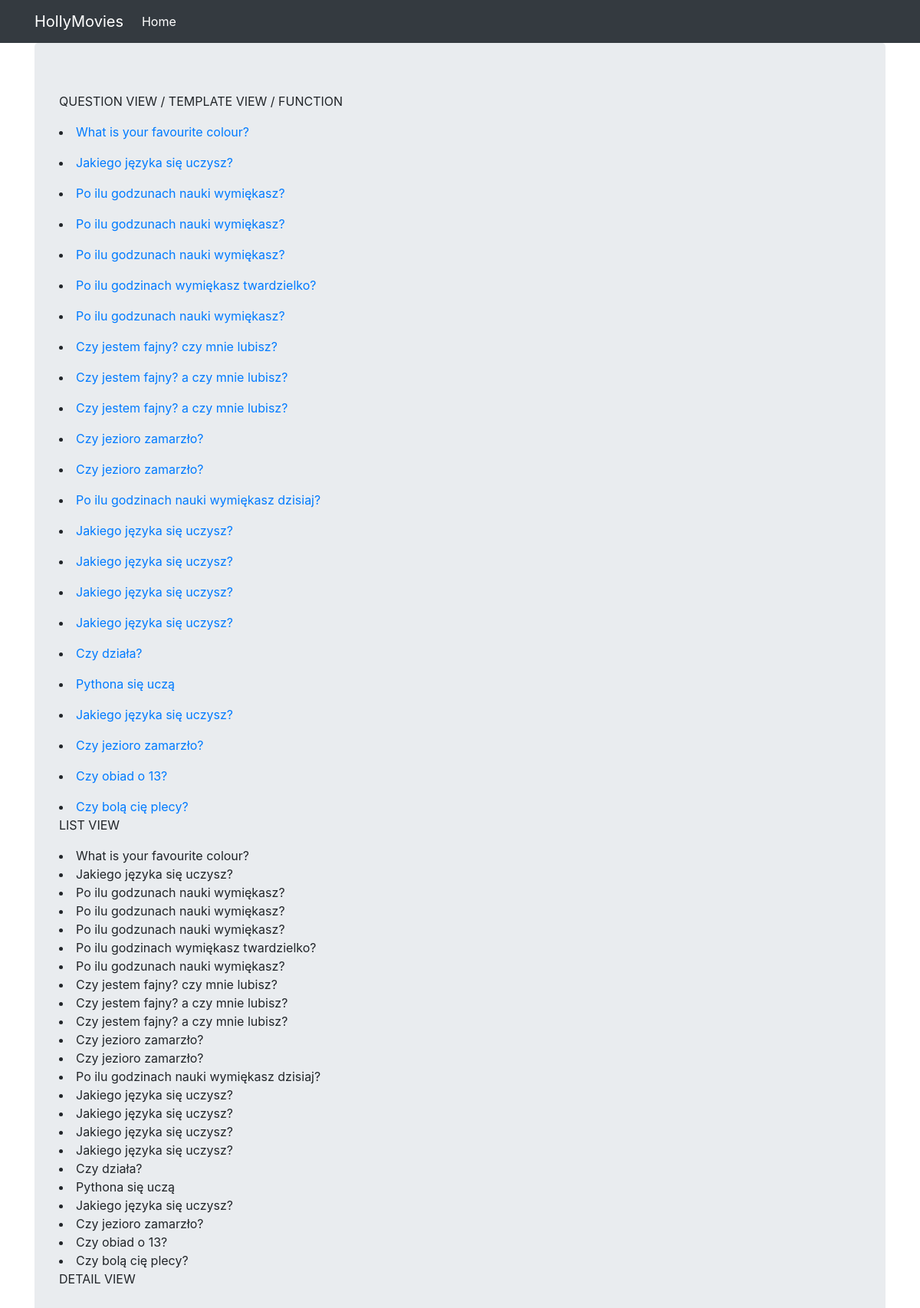
The app's page /polls/question-list-view with its own data.
### polls/models.py (models this page shows, shortened)
class Question(models.Model):
    question_text = models.CharField(max_length=250)
    pub_date = models.DateTimeField()

### polls/views.py (the view)
# urls.py: path('question-list-view', QuestionListView.as_view(), name="question_list_view"),
class QuestionListView(ListView):
    model = Question
    template_name = "my_questions.html"

### polls/templates/my_questions.html (shortened to what this page needs)
{% extends "base.html" %}
{% load static %}
{% block content %}
    <p>QUESTION VIEW / TEMPLATE VIEW / FUNCTION</p>
    {% for q in object_list %}
    <p><li><a href="{% url "polls:my-question-detail-view" pk=q.pk %}"> {{ q.question_text }}</a></li>
    {% endfor %}
    <p>LIST VIEW</p>
    {% for q in object_list %}
        <li>{{ q.question_text }}</li>
    {% endfor %}
DETAIL VIEW
{% endblock %}

### records on screen
Question: question_text "What is your favourite colour?"
Question: question_text "Jakiego języka się uczysz?"
Question: question_text "Po ilu godzunach nauki wymiękasz?"
Question: question_text "Po ilu godzunach nauki wymiękasz?"
Question: question_text "Po ilu godzunach nauki wymiękasz?"
Question: question_text "Po ilu godzinach wymiękasz twardzielko?"
Question: question_text "Po ilu godzunach nauki wymiękasz?"
Question: question_text "Czy jestem fajny? czy mnie lubisz?"
Question: question_text "Czy jestem fajny? a czy mnie lubisz?"
Question: question_text "Czy jestem fajny? a czy mnie lubisz?"
Question: question_text "Czy jezioro zamarzło?"
Question: question_text "Czy jezioro zamarzło?"
Question: question_text "Po ilu godzinach nauki wymiękasz dzisiaj?"
Question: question_text "Jakiego języka się uczysz?"
Question: question_text "Jakiego języka się uczysz?"
Question: question_text "Jakiego języka się uczysz?"
Question: question_text "Jakiego języka się uczysz?"
Question: question_text "Czy działa?"
Question: question_text "Pythona się uczą"
Question: question_text "Jakiego języka się uczysz?"
Question: question_text "Czy jezioro zamarzło?"
Question: question_text "Czy obiad o 13?"
Question: question_text "Czy bolą cię plecy?"
